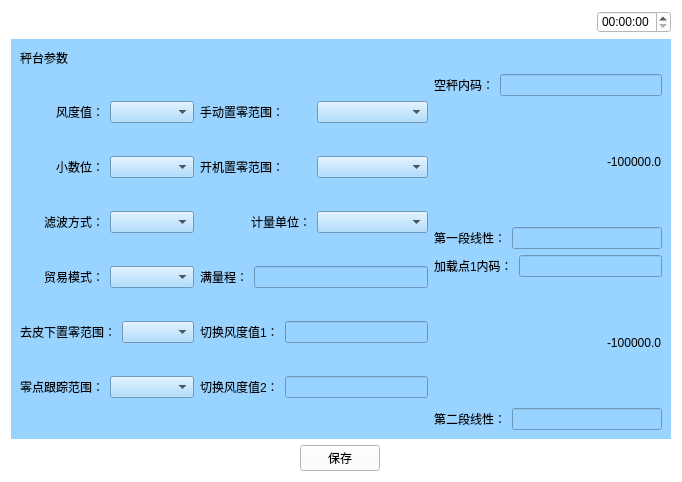
<?xml version="1.0" encoding="UTF-8"?>
<ui version="4.0">
 <class>Chengtaicanshu</class>
 <widget class="QWidget" name="Chengtaicanshu">
  <property name="geometry">
   <rect>
    <x>0</x>
    <y>0</y>
    <width>682</width>
    <height>482</height>
   </rect>
  </property>
  <property name="windowTitle">
   <string>Form</string>
  </property>
  <property name="styleSheet">
   <string notr="true">background-color: rgb(255, 255, 255);</string>
  </property>
  <layout class="QVBoxLayout" name="verticalLayout_6" stretch="1,5,1">
   <item>
    <layout class="QHBoxLayout" name="horizontalLayout_5">
     <item>
      <widget class="QPushButton" name="pushButton">
       <property name="text">
        <string/>
       </property>
       <property name="icon">
        <iconset resource="myimages.qrc">
         <normaloff>:/image/images/4g.png</normaloff>:/image/images/4g.png</iconset>
       </property>
       <property name="flat">
        <bool>true</bool>
       </property>
      </widget>
     </item>
     <item>
      <widget class="QPushButton" name="pushButton_2">
       <property name="text">
        <string/>
       </property>
       <property name="icon">
        <iconset resource="myimages.qrc">
         <normaloff>:/image/images/wireless.svg</normaloff>:/image/images/wireless.svg</iconset>
       </property>
       <property name="flat">
        <bool>true</bool>
       </property>
      </widget>
     </item>
     <item>
      <widget class="QPushButton" name="pushButton_3">
       <property name="text">
        <string/>
       </property>
       <property name="icon">
        <iconset resource="myimages.qrc">
         <normaloff>:/image/images/bl.svg</normaloff>:/image/images/bl.svg</iconset>
       </property>
       <property name="flat">
        <bool>true</bool>
       </property>
      </widget>
     </item>
     <item>
      <widget class="QPushButton" name="pushButton_4">
       <property name="text">
        <string/>
       </property>
       <property name="icon">
        <iconset resource="myimages.qrc">
         <normaloff>:/image/images/locate.svg</normaloff>:/image/images/locate.svg</iconset>
       </property>
       <property name="flat">
        <bool>true</bool>
       </property>
      </widget>
     </item>
     <item>
      <spacer name="horizontalSpacer_4">
       <property name="orientation">
        <enum>Qt::Horizontal</enum>
       </property>
       <property name="sizeHint" stdset="0">
        <size>
         <width>40</width>
         <height>20</height>
        </size>
       </property>
      </spacer>
     </item>
     <item>
      <widget class="QTimeEdit" name="timeEdit_2"/>
     </item>
    </layout>
   </item>
   <item>
    <widget class="QWidget" name="widget" native="true">
     <property name="sizePolicy">
      <sizepolicy hsizetype="Preferred" vsizetype="Preferred">
       <horstretch>0</horstretch>
       <verstretch>0</verstretch>
      </sizepolicy>
     </property>
     <property name="contextMenuPolicy">
      <enum>Qt::DefaultContextMenu</enum>
     </property>
     <property name="styleSheet">
      <string notr="true">background-color: rgb(153, 211, 255);</string>
     </property>
     <layout class="QVBoxLayout" name="verticalLayout_2">
      <item>
       <layout class="QHBoxLayout" name="horizontalLayout">
        <item>
         <widget class="QLabel" name="label">
          <property name="text">
           <string>秤台参数</string>
          </property>
         </widget>
        </item>
        <item>
         <spacer name="horizontalSpacer">
          <property name="orientation">
           <enum>Qt::Horizontal</enum>
          </property>
          <property name="sizeHint" stdset="0">
           <size>
            <width>40</width>
            <height>20</height>
           </size>
          </property>
         </spacer>
        </item>
        <item>
         <layout class="QVBoxLayout" name="verticalLayout"/>
        </item>
       </layout>
      </item>
      <item>
       <layout class="QHBoxLayout" name="horizontalLayout_23">
        <item>
         <layout class="QVBoxLayout" name="verticalLayout_3">
          <item>
           <layout class="QHBoxLayout" name="horizontalLayout_7">
            <item>
             <widget class="QLabel" name="label_5">
              <property name="text">
               <string>风度值：</string>
              </property>
              <property name="alignment">
               <set>Qt::AlignRight|Qt::AlignTrailing|Qt::AlignVCenter</set>
              </property>
             </widget>
            </item>
            <item>
             <widget class="QComboBox" name="comboBox_4"/>
            </item>
           </layout>
          </item>
          <item>
           <layout class="QHBoxLayout" name="horizontalLayout_3">
            <item>
             <widget class="QLabel" name="label_2">
              <property name="text">
               <string>小数位：</string>
              </property>
              <property name="alignment">
               <set>Qt::AlignRight|Qt::AlignTrailing|Qt::AlignVCenter</set>
              </property>
             </widget>
            </item>
            <item>
             <widget class="QComboBox" name="comboBox"/>
            </item>
           </layout>
          </item>
          <item>
           <layout class="QHBoxLayout" name="horizontalLayout_4">
            <item>
             <widget class="QLabel" name="label_3">
              <property name="text">
               <string>滤波方式：</string>
              </property>
              <property name="alignment">
               <set>Qt::AlignRight|Qt::AlignTrailing|Qt::AlignVCenter</set>
              </property>
             </widget>
            </item>
            <item>
             <widget class="QComboBox" name="comboBox_2"/>
            </item>
           </layout>
          </item>
          <item>
           <layout class="QHBoxLayout" name="horizontalLayout_6">
            <item>
             <widget class="QLabel" name="label_4">
              <property name="text">
               <string>贸易模式：</string>
              </property>
              <property name="alignment">
               <set>Qt::AlignRight|Qt::AlignTrailing|Qt::AlignVCenter</set>
              </property>
             </widget>
            </item>
            <item>
             <widget class="QComboBox" name="comboBox_3"/>
            </item>
           </layout>
          </item>
          <item>
           <layout class="QHBoxLayout" name="horizontalLayout_9">
            <item>
             <widget class="QLabel" name="label_7">
              <property name="text">
               <string>去皮下置零范围：</string>
              </property>
              <property name="alignment">
               <set>Qt::AlignRight|Qt::AlignTrailing|Qt::AlignVCenter</set>
              </property>
             </widget>
            </item>
            <item>
             <widget class="QComboBox" name="comboBox_6"/>
            </item>
           </layout>
          </item>
          <item>
           <layout class="QHBoxLayout" name="horizontalLayout_8">
            <item>
             <widget class="QLabel" name="label_6">
              <property name="text">
               <string>零点跟踪范围：</string>
              </property>
              <property name="alignment">
               <set>Qt::AlignRight|Qt::AlignTrailing|Qt::AlignVCenter</set>
              </property>
             </widget>
            </item>
            <item>
             <widget class="QComboBox" name="comboBox_5"/>
            </item>
           </layout>
          </item>
         </layout>
        </item>
        <item>
         <layout class="QVBoxLayout" name="verticalLayout_4">
          <item>
           <layout class="QHBoxLayout" name="horizontalLayout_10">
            <item>
             <widget class="QLabel" name="label_8">
              <property name="text">
               <string>手动置零范围：</string>
              </property>
             </widget>
            </item>
            <item>
             <widget class="QComboBox" name="comboBox_7"/>
            </item>
           </layout>
          </item>
          <item>
           <layout class="QHBoxLayout" name="horizontalLayout_11">
            <item>
             <widget class="QLabel" name="label_9">
              <property name="text">
               <string>开机置零范围：</string>
              </property>
             </widget>
            </item>
            <item>
             <widget class="QComboBox" name="comboBox_8"/>
            </item>
           </layout>
          </item>
          <item>
           <layout class="QHBoxLayout" name="horizontalLayout_12">
            <item>
             <widget class="QLabel" name="label_10">
              <property name="text">
               <string>计量单位：</string>
              </property>
              <property name="alignment">
               <set>Qt::AlignRight|Qt::AlignTrailing|Qt::AlignVCenter</set>
              </property>
             </widget>
            </item>
            <item>
             <widget class="QComboBox" name="comboBox_9"/>
            </item>
           </layout>
          </item>
          <item>
           <layout class="QHBoxLayout" name="horizontalLayout_14">
            <item>
             <widget class="QLabel" name="label_12">
              <property name="text">
               <string>满量程：</string>
              </property>
             </widget>
            </item>
            <item>
             <widget class="QLineEdit" name="lineEdit"/>
            </item>
           </layout>
          </item>
          <item>
           <layout class="QHBoxLayout" name="horizontalLayout_15">
            <item>
             <widget class="QLabel" name="label_13">
              <property name="text">
               <string>切换风度值1：</string>
              </property>
             </widget>
            </item>
            <item>
             <widget class="QLineEdit" name="lineEdit_2"/>
            </item>
           </layout>
          </item>
          <item>
           <layout class="QHBoxLayout" name="horizontalLayout_16">
            <item>
             <widget class="QLabel" name="label_14">
              <property name="text">
               <string>切换风度值2：</string>
              </property>
             </widget>
            </item>
            <item>
             <widget class="QLineEdit" name="lineEdit_3"/>
            </item>
           </layout>
          </item>
         </layout>
        </item>
        <item>
         <layout class="QVBoxLayout" name="verticalLayout_5">
          <item>
           <layout class="QHBoxLayout" name="horizontalLayout_17">
            <item>
             <widget class="QLabel" name="label_15">
              <property name="text">
               <string>空秤内码：</string>
              </property>
             </widget>
            </item>
            <item>
             <widget class="QLineEdit" name="lineEdit_4"/>
            </item>
           </layout>
          </item>
          <item>
           <layout class="QHBoxLayout" name="horizontalLayout_21">
            <item>
             <spacer name="horizontalSpacer_5">
              <property name="orientation">
               <enum>Qt::Horizontal</enum>
              </property>
              <property name="sizeHint" stdset="0">
               <size>
                <width>40</width>
                <height>20</height>
               </size>
              </property>
             </spacer>
            </item>
            <item>
             <widget class="QLabel" name="label_19">
              <property name="text">
               <string>-100000.0</string>
              </property>
             </widget>
            </item>
           </layout>
          </item>
          <item>
           <layout class="QHBoxLayout" name="horizontalLayout_18">
            <item>
             <widget class="QLabel" name="label_16">
              <property name="text">
               <string>第一段线性：</string>
              </property>
             </widget>
            </item>
            <item>
             <widget class="QLineEdit" name="lineEdit_5"/>
            </item>
           </layout>
          </item>
          <item>
           <layout class="QHBoxLayout" name="horizontalLayout_19">
            <item>
             <widget class="QLabel" name="label_17">
              <property name="text">
               <string>加载点1内码：</string>
              </property>
             </widget>
            </item>
            <item>
             <widget class="QLineEdit" name="lineEdit_6"/>
            </item>
           </layout>
          </item>
          <item>
           <layout class="QHBoxLayout" name="horizontalLayout_22">
            <item>
             <spacer name="horizontalSpacer_6">
              <property name="orientation">
               <enum>Qt::Horizontal</enum>
              </property>
              <property name="sizeHint" stdset="0">
               <size>
                <width>40</width>
                <height>20</height>
               </size>
              </property>
             </spacer>
            </item>
            <item>
             <widget class="QLabel" name="label_20">
              <property name="text">
               <string>-100000.0</string>
              </property>
             </widget>
            </item>
           </layout>
          </item>
          <item>
           <layout class="QHBoxLayout" name="horizontalLayout_20">
            <item>
             <widget class="QLabel" name="label_18">
              <property name="text">
               <string>第二段线性：</string>
              </property>
             </widget>
            </item>
            <item>
             <widget class="QLineEdit" name="lineEdit_7"/>
            </item>
           </layout>
          </item>
         </layout>
        </item>
       </layout>
      </item>
     </layout>
    </widget>
   </item>
   <item>
    <layout class="QHBoxLayout" name="horizontalLayout_2">
     <item>
      <widget class="QPushButton" name="returnIndex">
       <property name="font">
        <font>
         <family>AR PL UMing TW MBE</family>
        </font>
       </property>
       <property name="styleSheet">
        <string notr="true">border-image: url(:/image/images/index.svg);</string>
       </property>
       <property name="text">
        <string/>
       </property>
       <property name="icon">
        <iconset resource="myimages.qrc">
         <normaloff>:/image/images/index.svg</normaloff>:/image/images/index.svg</iconset>
       </property>
       <property name="iconSize">
        <size>
         <width>40</width>
         <height>40</height>
        </size>
       </property>
       <property name="flat">
        <bool>true</bool>
       </property>
      </widget>
     </item>
     <item>
      <spacer name="horizontalSpacer_2">
       <property name="orientation">
        <enum>Qt::Horizontal</enum>
       </property>
       <property name="sizeHint" stdset="0">
        <size>
         <width>40</width>
         <height>20</height>
        </size>
       </property>
      </spacer>
     </item>
     <item>
      <widget class="QPushButton" name="save">
       <property name="text">
        <string>保存</string>
       </property>
      </widget>
     </item>
     <item>
      <spacer name="horizontalSpacer_3">
       <property name="orientation">
        <enum>Qt::Horizontal</enum>
       </property>
       <property name="sizeHint" stdset="0">
        <size>
         <width>40</width>
         <height>20</height>
        </size>
       </property>
      </spacer>
     </item>
     <item>
      <widget class="QPushButton" name="returnPage">
       <property name="text">
        <string/>
       </property>
       <property name="icon">
        <iconset resource="myimages.qrc">
         <normaloff>:/image/images/shangyiye.svg</normaloff>:/image/images/shangyiye.svg</iconset>
       </property>
       <property name="iconSize">
        <size>
         <width>40</width>
         <height>40</height>
        </size>
       </property>
       <property name="flat">
        <bool>true</bool>
       </property>
      </widget>
     </item>
    </layout>
   </item>
  </layout>
 </widget>
 <resources>
  <include location="myimages.qrc"/>
 </resources>
 <connections/>
</ui>
